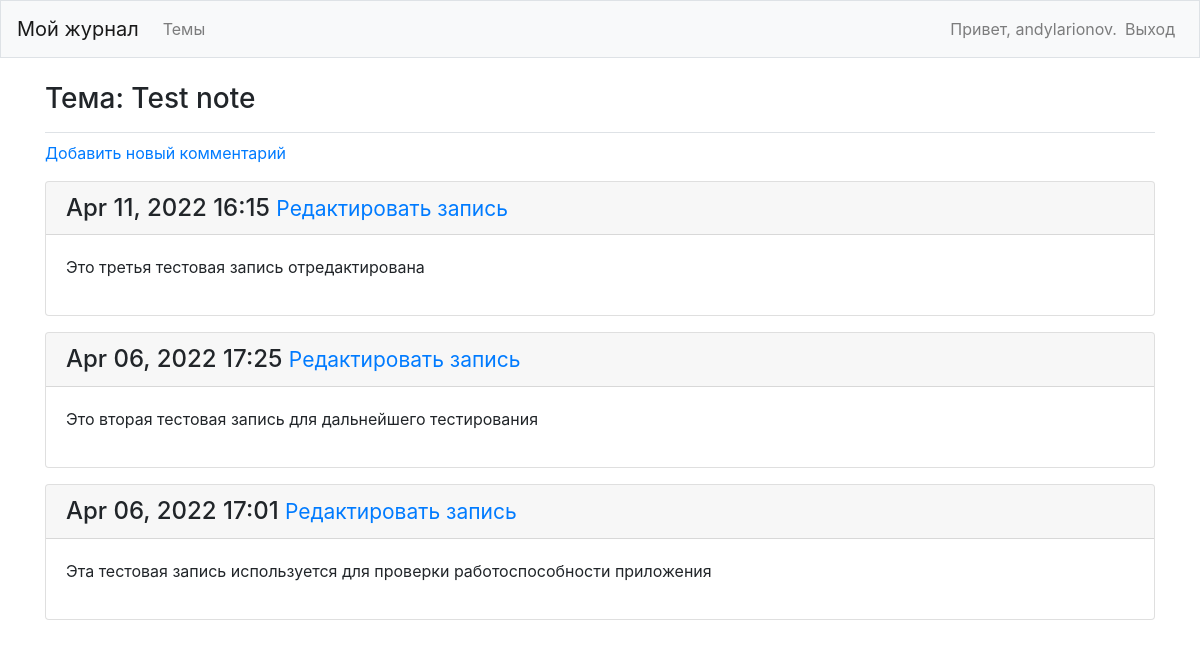
The page /topics/1/ (signed in) on the database its author committed.
### my_journal_p/models.py (models this page shows, shortened)
class Topic(models.Model):
    text = models.CharField(max_length=200)
    date_added = models.DateTimeField(auto_now_add=True)
    owner = models.ForeignKey(User, on_delete=models.CASCADE)
    def __str__(self):
        return self.text

class Entry(models.Model):
    topic = models.ForeignKey(Topic, on_delete=models.CASCADE)
    text = models.TextField()
    date_added = models.DateTimeField(auto_now_add=True)
    class Meta:
        verbose_name_plural = 'entries'

### my_journal_p/views.py (the view)
# urls.py: path('topics/<int:topic_id>/', views.topic, name='topic'),
@login_required()
def topic(request, topic_id):
    topic = Topic.objects.get(id=topic_id)
    check_topic_owner(topic.owner, request)
    entries = topic.entry_set.order_by('-date_added')
    context = {'topic':topic, 'entries': entries}
    return render(request, 'my_journal_p/topic.html', context)

### my_journal_p/views.py (called while the page is built)
def check_topic_owner(owner, request):
    if owner != request.user:
        raise Http404

### my_journal_p/templates/my_journal_p/topic.html (shortened to what this page needs)
<!DOCTYPE html>
<html lang="en">
<head>
</head>
<body>
{% extends "my_journal_p/base.html" %}
{% block page_header %}
  <h3>Тема: {{topic}}</h3>
{% endblock page_header %}
{%block content%}
  <p>
      <a href="{% url 'my_journal_p:new_entry' topic.id %}">Добавить новый комментарий</a>
  </p>
      {% for entry in entries %}
      <div class="card mb-3">
      <h4 class="card-header">
          {{ entry.date_added|date:'M d, Y H:i'}}
          <small><a href="{%url 'my_journal_p:edit_entry' entry.id%}">Редактировать запись</a></small>
      </h4>
      <div class="card-body">
           {{entry.text|linebreaks}}
      </div>
      </div>
       {% empty %}
        <p>There are no entries for this topics yet</p>
      {% endfor %}
{% endblock content %}

### my_journal_p/templates/my_journal_p/base.html (shortened to what this page needs)
{% load bootstrap4 %}
<!doctype html>
<html lang="ru">
<head>
  {% bootstrap_css %}
</head>
<body>
<nav class="navbar navbar-expand-md navbar-light bg-light mb-4 border">
  <a class="navbar-brand" href="{% url 'my_journal_p:index' %}">Мой журнал</a>
<div class = "collapse navbar-collapse" id="navbarCollapse">
  <ul class="navbar-nav mr-auto">
    <li class="nav-item">
      <a class="nav-link" href="{% url 'my_journal_p:topics'%}">Темы</a>
    </li>
  </ul>
  <ul class="navbar-nav ml-auto">
    {% if user.is_authenticated %}
    <li class="nav-item">
      <span class="navbar-text">Привет, {{ user.username}}.</span>
    </li>
    <li class="nav-item">
      <a class="nav-link" href="{% url 'users:logout' %}">Выход</a>
    </li>
    {% endif %}
  </ul>
</div>
</nav>
<main role="main" class="container">
  <div class="pb-2 mb-2 border-bottom">
    {% block page_header %}{% endblock page_header %}
  </div>
  <div>
    {% block content %} {%endblock content%}
  </div>
</main>
</body>
</html>

### rows shown on the page
Topic: text "Test note"
Entry: date_added "Apr 11, 2022 16:15", text "Это третья тестовая запись отредактирована"
Entry: date_added "Apr 06, 2022 17:25", text "Это вторая тестовая запись для дальнейшего тестирования"
Entry: date_added "Apr 06, 2022 17:01", text "Эта тестовая запись используется для проверки работоспособности приложения"

### other values the page prints
{{ user.username }} "andylarionov"
